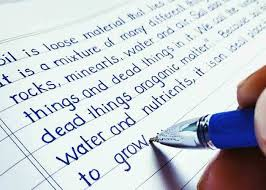
#> input picture images/w.jfif, 266 x 190 px
$ python edge_detection_demo.py
#> lines starting #> are read from the running program, lines starting #| are printed output that depends on the picture
import cv2 as cv
img = cv.imread("images/w.jfif")
#> img is the input picture: shape (190, 266, 3); mean B, G, R 210.7, 205.3, 199.4
edge_image = cv.Canny(img,100,200)
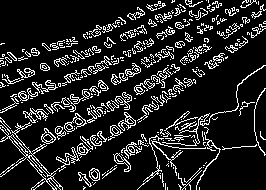
#> edge_image: shape (190, 266); 13.7% white in thin lines or dots

cv.imshow("edged imae",edge_image)
cv.waitKey(0)

$ run again, with images/bird.jfif copied over images/w.jfif
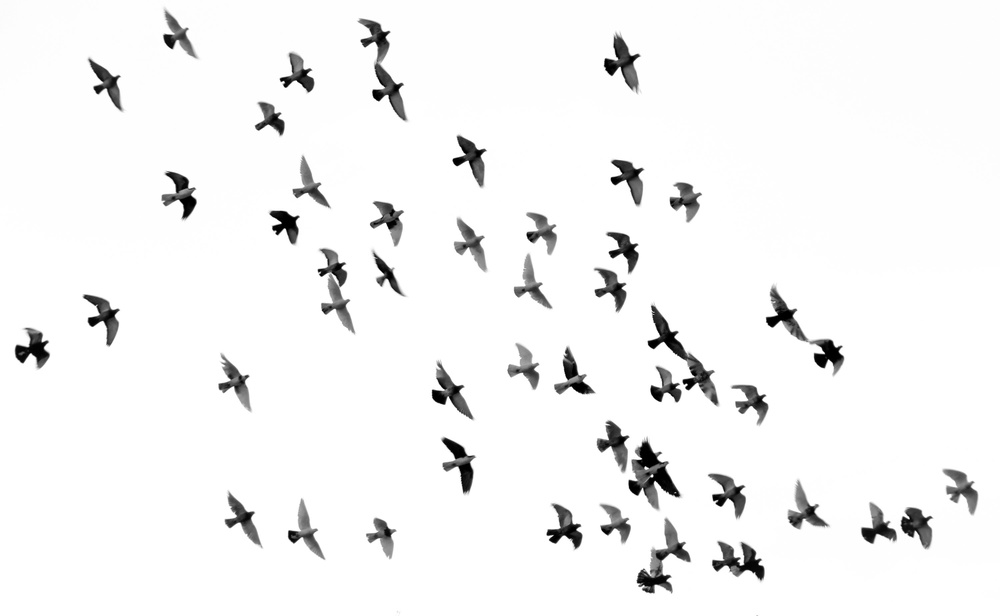
#> input picture images/bird.jfif, 1000 x 616 px, shrunk from 3000 x 1847 before the run
#> img is the input picture: shape (616, 1000, 3); min 0, max 255, mean 243.8
#> `edge_image = cv.Canny(img,100,200)`:
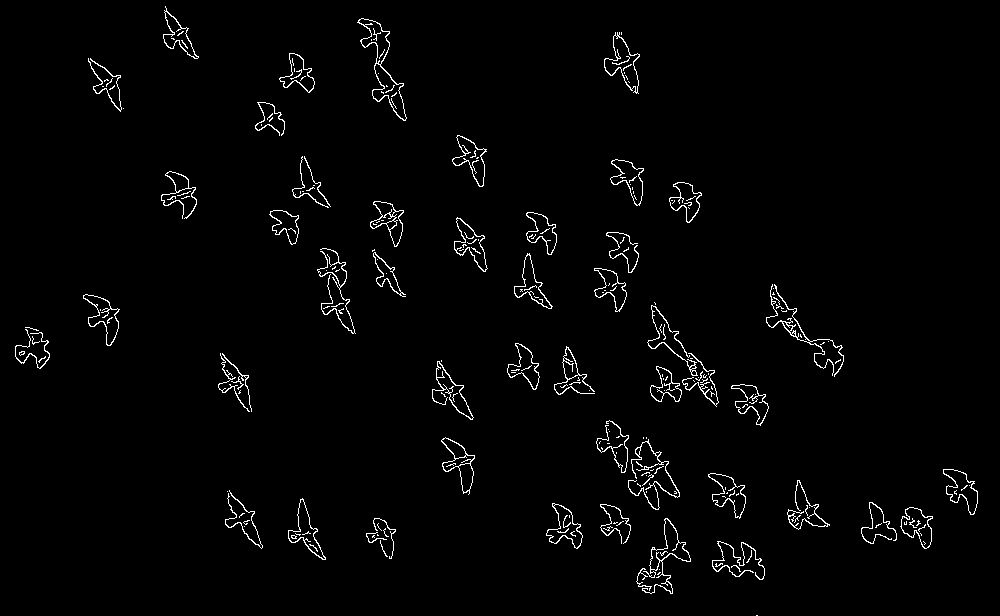
#> edge_image: shape (616, 1000); 1.9% white in thin lines or dots
